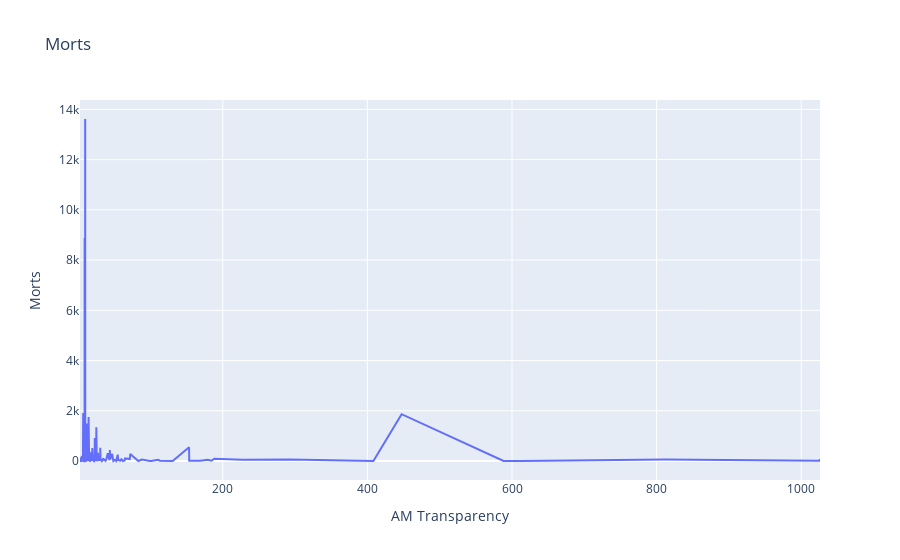

Notebook code cell kept with this figure:
### Code cell
fig = px.line(df_grouped_Mrts, x="AM Transparency", y="Morts", title="Morts")
fig.show()

### Figure 1 — Plotly figure (JSON) as saved in the notebook; plotly's stock layout.template omitted (floating-point values rounded to 4 significant figures; data arrays with more than 128 entries replaced by an {"elided": "..."} marker saying what was removed)
{"data": [{"hovertemplate": "AM Transparency=%{x}<br>Morts=%{y}<extra></extra>", "legendgroup": "", "line": {"color": "#636efa", "dash": "solid"}, "marker": {"symbol": "circle"}, "mode": "lines", "name": "", "orientation": "v", "showlegend": false, "type": "scatter", "x": {"elided": "542 float values"}, "xaxis": "x", "y": {"elided": "542 int values"}, "yaxis": "y"}], "layout": {"legend": {"tracegroupgap": 0}, "title": {"text": "Morts"}, "xaxis": {"anchor": "y", "domain": [0, 1], "title": {"text": "AM Transparency"}}, "yaxis": {"anchor": "x", "domain": [0, 1], "title": {"text": "Morts"}}}}
